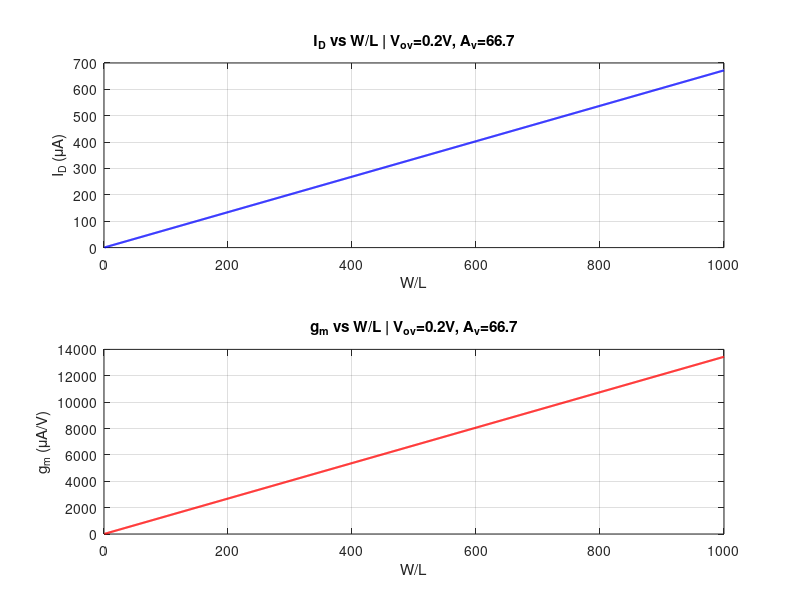

Write MATLAB code to recreate this figure. (Note: this script raises an error after producing the figure.)

%hand calcs for the comparator

clear; clc;
kn       = 67.2e-6;
lambda_n = 0.1;
lambda_p = 0.2;
Vov      = 0.1;        % fixed overdrive
L        = 180e-9;


Av = 2 / (Vov * (lambda_n + lambda_p));
fprintf('Av = %.4f\n', Av)


wl1 = linspace(1, 1000, 1000);

% Id = kn * (W/L) * Vov^2
Id = kn * wl1 * Vov^2;

% gm = 2*Id/Vov = sqrt(2*kn*(W/L)*Id)
gm = 2 * Id / Vov;


W_nm   = wl1 * L * 1e9;
mask   = mod(W_nm, 180) == 0;
WL_int = wl1(mask);
Id_int = Id(mask);
gm_int = gm(mask);


fprintf('\nW (nm) | W/L  | Id (uA)  | gm (uA/V)\n')
fprintf('------------------------------------------\n')
for i = 1:10   % print first 10 cause that's all we need rly
    fprintf('%6.0f nm | %4.0f | %8.4f uA | %8.4f uA/V\n', ...
        WL_int(i)*180, WL_int(i), Id_int(i)*1e6, gm_int(i)*1e6)
end


figure;
subplot(2,1,1)
plot(wl1, Id*1e6, 'b-', 'LineWidth', 1.5)
xlabel('W/L'); ylabel('I_D (\muA)')
title(sprintf('I_D vs W/L | V_{ov}=0.2V, A_v=%.1f', Av))
grid on; box on;

subplot(2,1,2)
plot(wl1, gm*1e6, 'r-', 'LineWidth', 1.5)
xlabel('W/L'); ylabel('g_m (\muA/V)')
title(sprintf('g_m vs W/L | V_{ov}=0.2V, A_v=%.1f', Av))
grid on; box on;

sgtitle('5T OTA: V_{ov}=0.2V Fixed Design', 'FontSize', 13)
